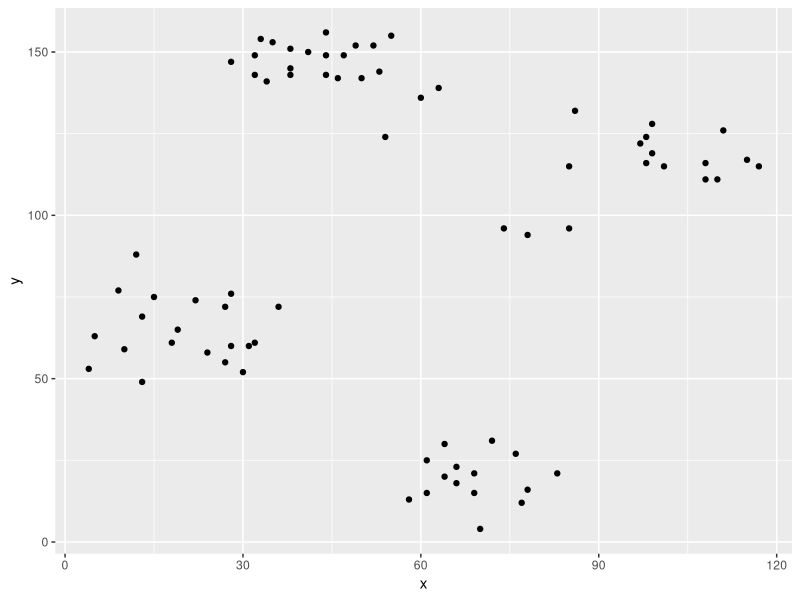
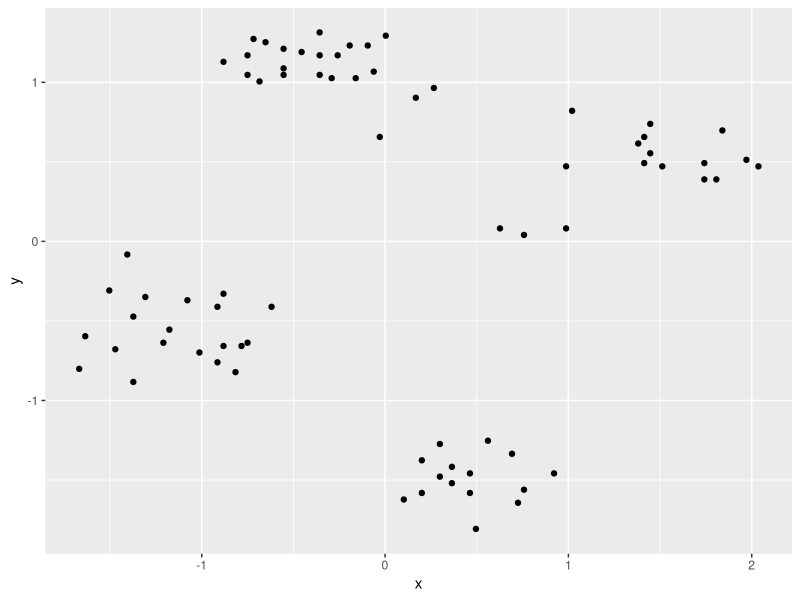
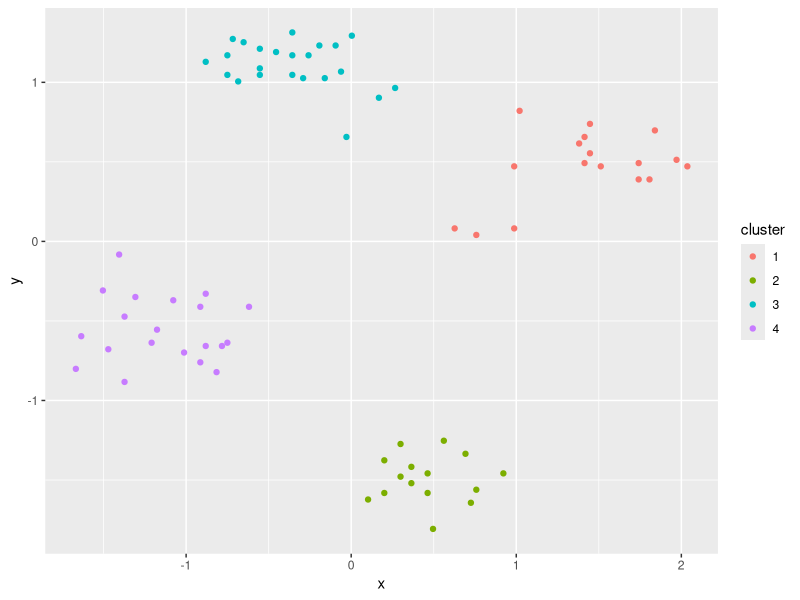
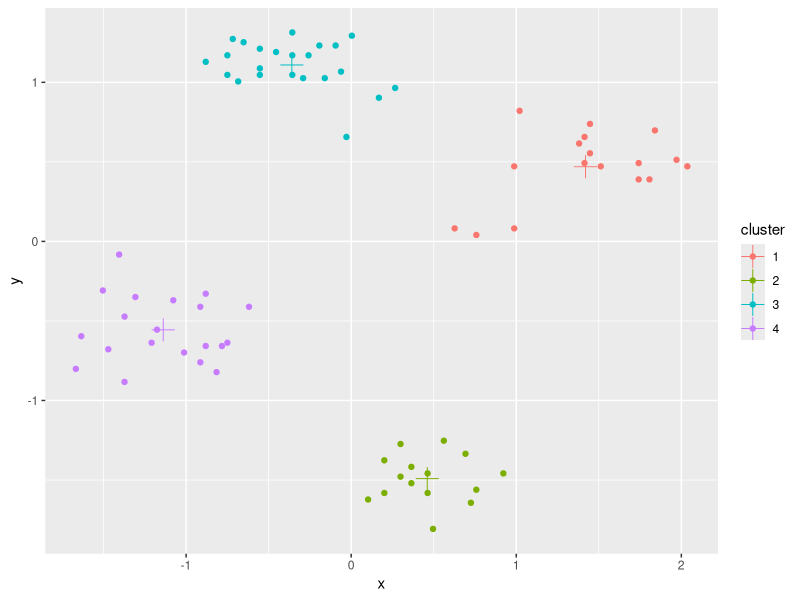
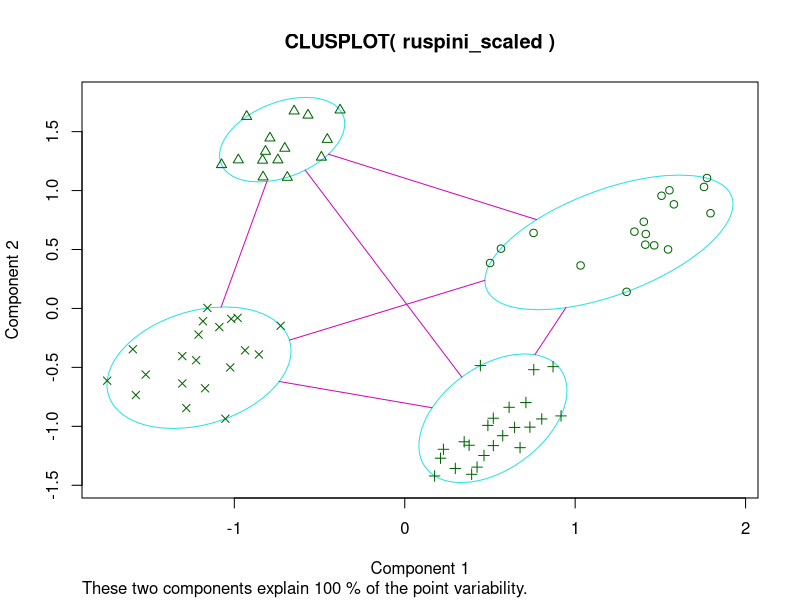
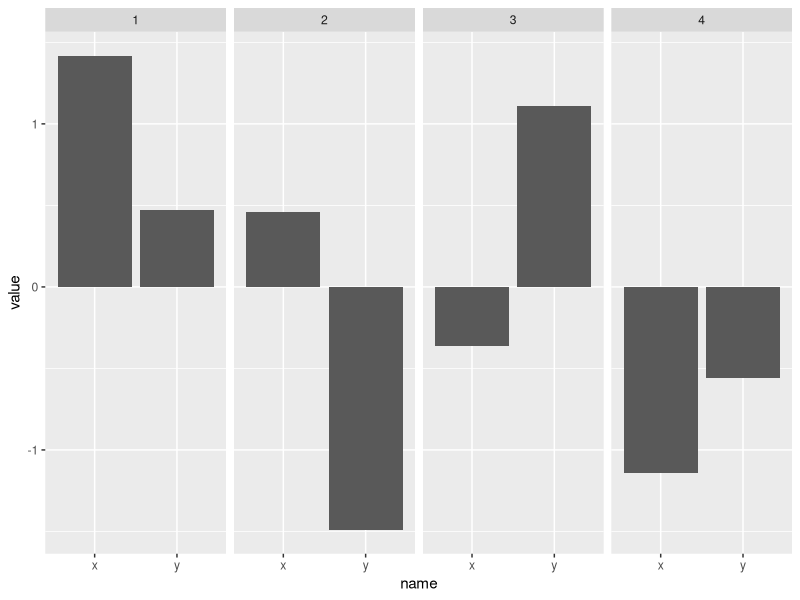
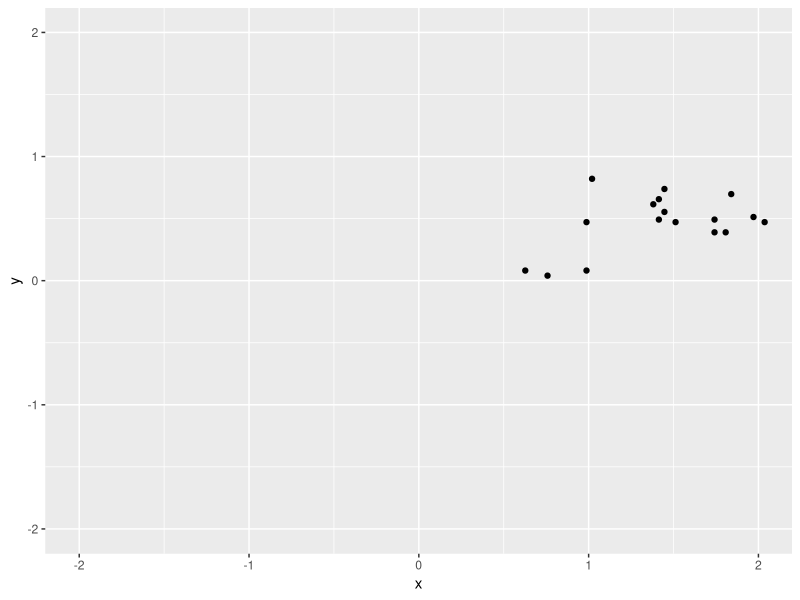
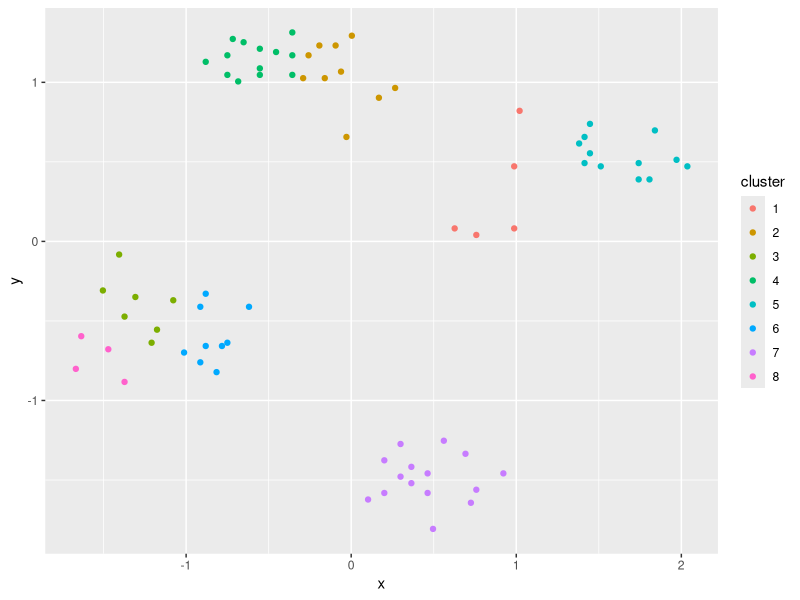

Recreate these plots in R, in order. (Note: this script raises an error after producing the figures.)
#' ---
#' title: "R Code for Chapter 7 of Introduction to Data Mining: Clustering Analysis"
#' author: "Michael Hahsler"
#' output:
#'  html_document:
#'    toc: true
#' ---

#' This code covers chapter 7 of _"Introduction to Data Mining"_
#' by Pang-Ning Tan, Michael Steinbach and Vipin Kumar.
#' __See [table of contents](https://github.com/mhahsler/Introduction_to_Data_Mining_R_Examples#readme) for code examples for other chapters.__
#'
#' ![CC](https://i.creativecommons.org/l/by/4.0/88x31.png)
#' This work is licensed under the
#' [Creative Commons Attribution 4.0 International License](http://creativecommons.org/licenses/by/4.0/). For questions please contact
#' [Michael Hahsler](http://michael.hahsler.net).
#'

library(tidyverse)
library(ggplot2)

#' ruspini_scaled data is in package cluster. It is a very simple data set with well separated clusters.
data(ruspini, package = "cluster")

#' Shuffle rows
ruspini <- as_tibble(ruspini) %>% sample_frac()
ruspini

ggplot(ruspini, aes(x = x, y = y)) + geom_point()

#' Scale each column in the data to zero mean and unit standard deviation (z-scores). This prevents one attribute with a large range to dominate the others for the distance calculation.
ruspini_scaled <- as_tibble(scale(ruspini))
ggplot(ruspini_scaled, aes(x = x, y = y)) + geom_point()

#' # Clustering methods
#' ## k-means Clustering
#'
#' Assumes Euclidean distances. We use k = 10 clusters and run the algorithm 10 times with random initialized centroids. The best result is returned.
km <- kmeans(ruspini_scaled, centers = 4, nstart = 10)
km

ruspini_clustered <- ruspini_scaled %>% add_column(cluster = factor(km$cluster))
ruspini_clustered

ggplot(ruspini_clustered, aes(x = x, y = y, color = cluster)) + geom_point()

#' Add centroids
centroids <- as_tibble(km$centers, rownames = "cluster")
centroids

ggplot(ruspini_clustered, aes(x = x, y = y, color = cluster)) + geom_point() +
  geom_point(data = centroids, aes(x = x, y = y, color = cluster), shape = 3, size = 5)

#' Alternative plot from package cluster (uses principal components analysis for >2 dimensions)
library(cluster)
clusplot(ruspini_scaled, km$cluster)

#' Inspect the centroids (cluster profiles)
ggplot(pivot_longer(centroids, cols = c(x, y)), aes(x = name, y = value)) +
  geom_bar(stat = "identity") +
  facet_grid(cols = vars(cluster))

#' Find data for a single cluster
#'
#' All you need is to select the rows corresponding to the cluster. The next
#' example plots all data points of cluster 1
cluster1 <- ruspini_clustered %>% filter(cluster == 1)
cluster1
ggplot(cluster1, aes(x = x, y = y)) + geom_point() +
  coord_cartesian(xlim = c(-2, 2), ylim = c(-2, 2))

#' Try 8 clusters
ruspini_clustered_8 <- ruspini_scaled %>%
  add_column(cluster = factor(kmeans(ruspini_scaled, centers = 8)$cluster))
ggplot(ruspini_clustered_8, aes(x = x, y = y, color = cluster)) + geom_point()

#' ## Hierarchical Clustering
#'
#' dist defaults to method="Euclidean"
d <- dist(ruspini_scaled)
#' We cluster using complete link
hc <- hclust(d, method = "complete")

#' Dendrogram
plot(hc)
rect.hclust(hc, k=4)

plot(as.dendrogram(hc), leaflab="none") # plot dendrogram without leaf labels

#' Use ggplot
library("ggdendro")
ggdendrogram(hc)

#' More plotting options for dendrograms, including plotting
#' parts of large dendrograms can be found [here.](https://rpubs.com/gaston/dendrograms)

cluster_complete <- cutree(hc, k = 4)
ggplot(ruspini_scaled %>% add_column(cluster = factor(cluster_complete)),
  aes(x, y, color = cluster)) + geom_point()

#' Try 8 clusters
ggplot(ruspini_scaled %>% add_column(cluster = factor(cutree(hc, k=8))),
  aes(x, y, color = cluster)) + geom_point()

#' Clustering with single link
hc_single <- hclust(d, method = "single")
plot(hc_single)
rect.hclust(hc_single, k = 4)

cluster_single <- cutree(hc_single, k = 4)
ggplot(ruspini_scaled %>% add_column(cluster = factor(cluster_single)),
  aes(x, y, color = cluster)) + geom_point()


#' ## Density-based clustering with DBSCAN

library(dbscan)

#' Parameters: minPts is often chosen as dimensionality of the data +1.
#' Decide on epsilon using the knee in the kNN distance plot
#' (seems to be around eps = .25).
kNNdistplot(ruspini_scaled, k = 3)
abline(h=.25, col="red")

#' run dbscan
db <- dbscan(ruspini_scaled, eps=.25, minPts=3)
db
str(db)

ggplot(ruspini_scaled %>% add_column(cluster = factor(db$cluster)),
  aes(x, y, color = cluster)) + geom_point()
#' __Note:__ Cluster 0 represents outliers).
#'
#' Alternative visualization from package dbscan
hullplot(ruspini_scaled, db)

#'
#' Play with eps (neighborhood size) and MinPts (minimum of points needed for core cluster)

#'
#' ## Gaussian Mixture Models
library(mclust)

#' Mclust uses Bayesian Information Criterion (BIC) to find the
#' number of clusters (model selection). BIC uses the likelihood and a
#' penalty term to guard against overfitting.
m <- Mclust(ruspini_scaled)
summary(m)
plot(m, what = "classification")

#' Rerun with a fixed number of 4 clusters
m <- Mclust(ruspini_scaled, G=4)
summary(m)
plot(m, what = "classification")

#' ## Spectral clustering
library("kernlab")
cluster_spec <- specc(as.matrix(ruspini_scaled), centers = 4)
ggplot(ruspini_scaled %>% add_column(cluster = factor(cluster_spec)),
  aes(x, y, color = cluster)) + geom_point()


#' # Internal Cluster Validation
#'
#' ## Compare the Clustering Quality
#'
#' Look at the within.cluster.ss and the avg.silwidth

#library(fpc)
#' Note: I do not load fpc since the NAMESPACE overwrites dbscan.

fpc::cluster.stats(d, km$cluster)
#cluster.stats(d, cluster_complete)
#cluster.stats(d, cluster_single)

#' Read `? cluster.stats` for an explanation of all the available indices.

sapply(list(
  km = km$cluster,
  hc_compl = cluster_complete,
  hc_single = cluster_single),
       FUN = function(x)
         fpc::cluster.stats(d, x))[c("within.cluster.ss", "avg.silwidth"), ]

#' ## Silhouette plot
library(cluster)
plot(silhouette(km$cluster, d))
#' __Note:__ The silhouette plot does not show correctly in R Studio if you have too many objects (bars are missing). I will work when you open a new plotting device with `windows()`, `x11()` or `quartz()`.
#'

#' ## Find Optimal Number of Clusters for k-means
ggplot(ruspini_scaled, aes(x, y)) + geom_point()

set.seed(1234)
ks <- 2:10

#' ### Within Sum of Squares
#' Use within sum of squares and look for the knee (nstart=5 repeats k-means 5 times and returns the best solution)
WSS <- sapply(ks, FUN = function(k) {
  kmeans(ruspini_scaled, centers = k, nstart = 5)$tot.withinss
  })

ggplot(as_tibble(ks, WSS), aes(ks, WSS)) + geom_line() +
  geom_vline(xintercept = 4, color = "red", linetype = 2)

#' ### Average Silhouette Width
#' Use average silhouette width (look for the max)
ASW <- sapply(ks, FUN=function(k) {
  fpc::cluster.stats(d, kmeans(ruspini_scaled, centers=k, nstart=5)$cluster)$avg.silwidth
  })

best_k <- ks[which.max(ASW)]
best_k

ggplot(as_tibble(ks, ASW), aes(ks, ASW)) + geom_line() +
  geom_vline(xintercept = best_k, color = "red", linetype = 2)

#' ### Dunn Index
#' Use Dunn index (another internal measure given by min. separation/ max. diameter)
DI <- sapply(ks, FUN=function(k) {
  fpc::cluster.stats(d, kmeans(ruspini_scaled, centers=k, nstart=5)$cluster)$dunn
})

best_k <- ks[which.max(DI)]
ggplot(as_tibble(ks, DI), aes(ks, DI)) + geom_line() +
  geom_vline(xintercept = best_k, color = "red", linetype = 2)

#' ### Gap Statistic
#' Compares the change in within-cluster dispersion with that expected
#' from a null model (see `? clusGap`).
#' The default method is to
#' choose the smallest k such that its value Gap(k) is not more
#' than 1 standard error away from the first local maximum.
library(cluster)
k <- clusGap(ruspini_scaled, FUN = kmeans,  nstart = 10, K.max = 10)
k
plot(k)


#' __Note:__ these methods can also be used for hierarchical clustering.
#'
#' There have been many other methods and indices proposed to determine
#' the number of clusters.
#' See, e.g.,  package [NbClust](https://cran.r-project.org/package=NbClust).
#'

#' ## Visualize the Distance Matrix
#'
#' Visualizing the unordered distance matrix does not show much structure.

ggplot(ruspini_scaled, aes(x, y)) + geom_point()
d <- dist(ruspini_scaled)

library(seriation)
pimage(d)

#' Reorder using cluster labels
pimage(d, order=order(km$cluster))

#' Use dissplot which rearranges clusters, adds cluster labels,
#'  and shows average dissimilarity in the lower half of the plot.
dissplot(d, labels = km$cluster, options=list(main="k-means with k=4"))
dissplot(d, labels = db$cluster + 1L, options=list(main="DBSCAN"))
#' Spot the problem data points for DBSCAN (we use +1 so the noise is now cluster #1)
#'
#' Misspecified k
dissplot(d, labels = kmeans(ruspini_scaled, centers = 3)$cluster)
dissplot(d, labels = kmeans(ruspini_scaled, centers = 9)$cluster)


#' # External Cluster Validation
#'
#' External cluster validation uses ground truth information. That is,
#' the user has an idea how the data should be grouped. This could be a know
#' class label not provided to the clustering algorithm.
#'
#' We use an artificial data set with known groups here. First, we need to
#' cluster the new data. We do k-means and hierarchical clustering.

library(mlbench)
shapes <- mlbench.smiley(n = 500, sd1 = 0.1, sd2 = 0.05)
plot(shapes)

#' Prepare data
truth <- as.integer(shapes$class)
shapes <- scale(shapes$x)
colnames(shapes) <- c("x", "y")
shapes <- as_tibble(shapes)

ggplot(shapes, aes(x, y)) + geom_point()

#' Find optimal number of Clusters for k-means
ks <- 2:20

#' Use within sum of squares (look for the knee)
WSS <- sapply(ks, FUN = function(k) {
  kmeans(shapes, centers = k, nstart = 10)$tot.withinss
})

ggplot(as_tibble(ks, WSS), aes(ks, WSS)) + geom_line()
#' looks like 6 clusters
km <- kmeans(shapes, centers = 6, nstart = 10)
ggplot(shapes %>% add_column(cluster = factor(km$cluster)), aes(x, y, color = cluster)) +
  geom_point()

#' Hierarchical clustering: single-link because of the mouth
d <- dist(shapes)
hc <- hclust(d, method = "single")

#' Find optimal number of clusters
ASW <- sapply(ks, FUN = function(k) {
  fpc::cluster.stats(d, cutree(hc, k))$avg.silwidth
})

ggplot(as_tibble(ks, ASW), aes(ks, ASW)) + geom_line()
#' 4 clusters
hc_4 <- cutree(hc, 4)
ggplot(shapes %>% add_column(cluster = factor(hc_4)), aes(x, y, color = cluster)) +
  geom_point()

#' Spectral Clustering
library("kernlab")
spec <- specc(as.matrix(shapes), centers = 4)
ggplot(shapes %>% add_column(cluster = factor(spec)), aes(x, y, color = cluster)) +
  geom_point()

#' Compare with ground truth with the corrected (=adjusted) Rand index (ARI),
#' the variation of information (VI) index, entropy and purity.
#
#' define entropy and purity
entropy <- function(cluster, truth) {
  k <- max(cluster, truth)
  cluster <- factor(cluster, levels = 1:k)
  truth <- factor(truth, levels = 1:k)
  m <- length(cluster)
  mi <- table(cluster)

  cnts <- split(truth, cluster)
  cnts <- sapply(cnts, FUN = function(n) table(n))
  p <- sweep(cnts, 1, rowSums(cnts), "/")
  p[is.nan(p)] <- 0
  e <- -p * log(p, 2)
  sum(rowSums(e, na.rm = TRUE) * mi / m)
}

purity <- function(cluster, truth) {
  k <- max(cluster, truth)
  cluster <- factor(cluster, levels = 1:k)
  truth <- factor(truth, levels = 1:k)
  m <- length(cluster)
  mi <- table(cluster)

  cnts <- split(truth, cluster)
  cnts <- sapply(cnts, FUN = function(n) table(n))
  p <- sweep(cnts, 1, rowSums(cnts), "/")
  p[is.nan(p)] <- 0

  sum(apply(p, 1, max) * mi/m)
}

#' calculate measures (for comparison we also use random "clusterings"
#' with 4 and 6 clusters)
random4 <- sample(1:4, nrow(shapes), replace = TRUE)
random6 <- sample(1:6, nrow(shapes), replace = TRUE)

r <- rbind(
  kmeans = c(
    unlist(fpc::cluster.stats(d, km$cluster, truth, compareonly = TRUE)),
    entropy = entropy(km$cluster, truth),
    purity = purity(km$cluster, truth)
    ),
  hc = c(
    unlist(fpc::cluster.stats(d, hc_4, truth, compareonly = TRUE)),
    entropy = entropy(hc_4, truth),
    purity = purity(hc_4, truth)
    ),
  spec = c(
    unlist(fpc::cluster.stats(d, spec, truth, compareonly = TRUE)),
    entropy = entropy(spec, truth),
    purity = purity(spec, truth)
    ),
  random4 = c(
    unlist(fpc::cluster.stats(d, random4, truth, compareonly = TRUE)),
    entropy = entropy(random4, truth),
    purity = purity(random4, truth)
    ),
  random6 = c(
    unlist(fpc::cluster.stats(d, random6, truth, compareonly = TRUE)),
    entropy = entropy(random6, truth),
    purity = purity(random6, truth)
    )
  )
r

#' Hierarchical clustering found the perfect clustering.
#'
#' Read `? cluster.stats` for an explanation of all the available indices.


#'
#' # Related Topics
#' ## Outlier Removal
#' It is often useful to remove outliers prior to clustering.
#' A density based method to identify outlier is LOF (Local Outlier Factor).
#' It is related to dbscan and compares the density around a point with the
#' densities around its neighbors. The LOF value for a regular data
#' point is 1. The larger the LOF value gets, the more likely the point is and
#' outlier.
library(dbscan)
lof <- lof(ruspini_scaled, k = 3)
lof

ggplot(ruspini_scaled %>% add_column(lof = lof), aes(x, y, color = lof)) +
    geom_point() + scale_color_gradient(low = "gray", high = "red")

#' Find outliers (find the knee)

ggplot(tibble(index = seq_len(length(lof)), lof = sort(lof)), aes(index, lof)) +
  geom_line() +
  geom_hline(yintercept = 1.3, color = "red")

ggplot(ruspini_scaled %>% add_column(outlier = lof >= 1.3), aes(x, y, color = outlier)) +
  geom_point()


#' There are many other outlier removal strategies available. See, e.g., package
#' [outliers](https://cran.r-project.org/package=outliers).
#'
#' ## Clustering Tendency
#' Most clustering algorithms will always produce a clustering, even if the
#' data does not contain a cluster structure. It is typically good to check
#' cluster tendency before attempting to cluster the data.
#'
#' We use again the smiley data.
d_shapes <- dist(shapes)

library(seriation)
#' Visual Analysis for Cluster Tendency Assessment (VAT) reorders the
#' objects to show potential clustering tendency as a block structure
#' (dark blocks along the main diagonal).
VAT(d_shapes)

#' iVAT uses largest distances in all possible paths between the objects
#' instead of the distances to make the block structure better visible.
iVAT(d_shapes)

#' Both plots show a strong cluster structure with 4 clusters.
#'
#' Compare with random data.
data_random <- tibble(x = runif(500), y = runif(500))
ggplot(data_random, aes(x, y)) + geom_point()

d_random <- dist(data_random)
VAT(d_random)
iVAT(d_random)
#' There is very little structure visible.
